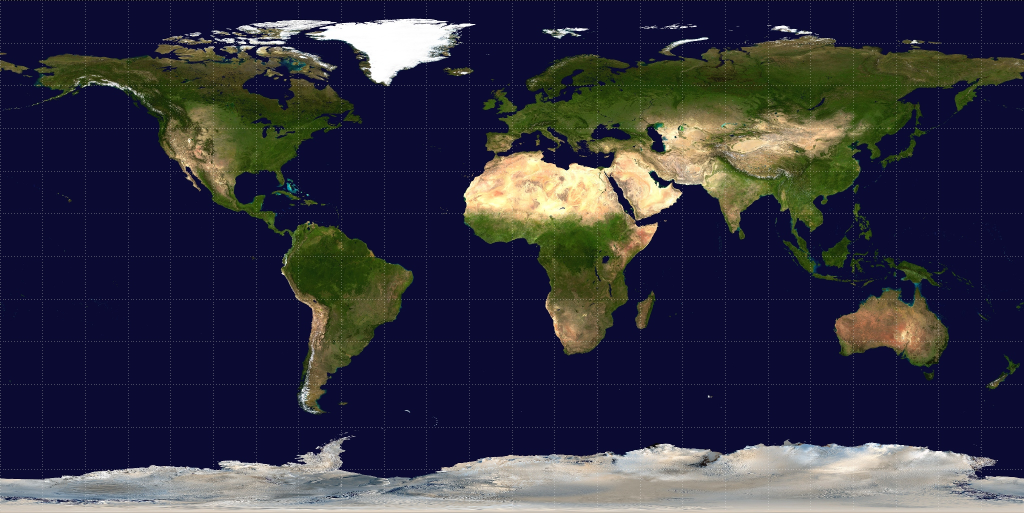
#> input picture Navigation/equi.jpg, 2048 x 1025 px (shown at 1/2 size)
$ python pointCarte.py
#> lines starting #> are read from the running program, lines starting #| are printed output that depends on the picture
# [8 lines of commented-out code are left out]

import matplotlib.pyplot as plt
im = plt.imread("equi.jpg")
#> im is the input picture: shape (1025, 2048, 3); mean R, G, B 50.8, 50.7, 65.5


latPt = float(input("Entrez la latitude du point : "))
#> the answer given: 3
longPt = float(input("Entrez la longitude du point M : "))
#> the answer given: 3


x=1024+((1024*longPt)/180)
y=512.5-((512.5*latPt)/90)


print("x = ",x)
print("y = ",y)

plt.scatter(x=[x], y=[y], c='r', s=10)


implot = plt.imshow(im)
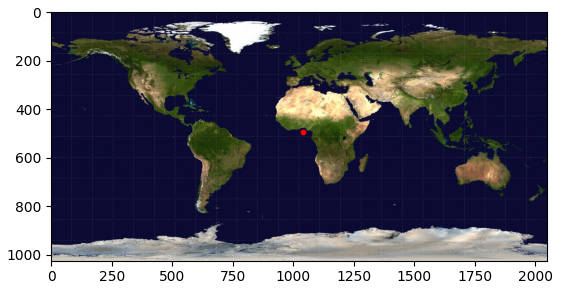
#> figure drawn by matplotlib, 1 panel
